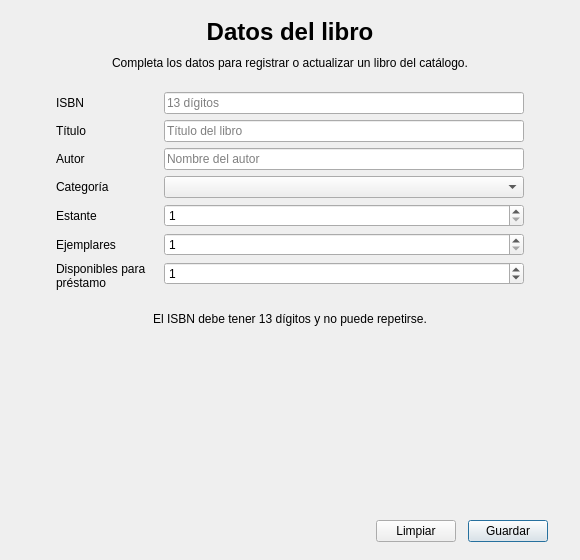
<?xml version="1.0" encoding="UTF-8"?>
<ui version="4.0">
 <class>VentanaLibro</class>
 <widget class="QWidget" name="VentanaLibro">
  <property name="geometry">
   <rect>
    <x>0</x>
    <y>0</y>
    <width>580</width>
    <height>560</height>
   </rect>
  </property>
  <property name="minimumSize">
   <size>
    <width>420</width>
    <height>520</height>
   </size>
  </property>
  <property name="maximumSize">
   <size>
    <width>600</width>
    <height>16777215</height>
   </size>
  </property>
  <property name="windowTitle">
   <string>Libro</string>
  </property>
  <layout class="QVBoxLayout" name="layoutLibro">
   <property name="spacing">
    <number>10</number>
   </property>
   <property name="leftMargin">
    <number>32</number>
   </property>
   <property name="topMargin">
    <number>18</number>
   </property>
   <property name="rightMargin">
    <number>32</number>
   </property>
   <property name="bottomMargin">
    <number>18</number>
   </property>
   <item>
    <widget class="QLabel" name="tituloFormularioLabel">
     <property name="font">
      <font>
       <pointsize>18</pointsize>
       <weight>75</weight>
       <bold>true</bold>
      </font>
     </property>
     <property name="text">
      <string>Datos del libro</string>
     </property>
     <property name="alignment">
      <set>Qt::AlignCenter</set>
     </property>
    </widget>
   </item>
   <item>
    <widget class="QLabel" name="subtituloLibroLabel">
     <property name="text">
      <string>Completa los datos para registrar o actualizar un libro del catálogo.</string>
     </property>
     <property name="alignment">
      <set>Qt::AlignCenter</set>
     </property>
     <property name="wordWrap">
      <bool>true</bool>
     </property>
    </widget>
   </item>
   <item>
    <widget class="QFrame" name="formularioFrame">
     <property name="card" stdset="0">
      <string>true</string>
     </property>
     <layout class="QFormLayout" name="formularioLibro">
      <property name="horizontalSpacing">
       <number>18</number>
      </property>
      <property name="verticalSpacing">
       <number>6</number>
      </property>
      <property name="leftMargin">
       <number>24</number>
      </property>
      <property name="topMargin">
       <number>12</number>
      </property>
      <property name="rightMargin">
       <number>24</number>
      </property>
      <property name="bottomMargin">
       <number>12</number>
      </property>
      <item row="0" column="0">
       <widget class="QLabel" name="isbnLabel">
        <property name="text">
         <string>ISBN</string>
        </property>
       </widget>
      </item>
      <item row="0" column="1">
       <widget class="QLineEdit" name="isbnLineEdit">
        <property name="maxLength">
         <number>13</number>
        </property>
        <property name="placeholderText">
         <string>13 dígitos</string>
        </property>
        <property name="clearButtonEnabled">
         <bool>true</bool>
        </property>
       </widget>
      </item>
      <item row="1" column="0">
       <widget class="QLabel" name="tituloLabel">
        <property name="text">
         <string>Título</string>
        </property>
       </widget>
      </item>
      <item row="1" column="1">
       <widget class="QLineEdit" name="tituloLineEdit">
        <property name="placeholderText">
         <string>Título del libro</string>
        </property>
        <property name="clearButtonEnabled">
         <bool>true</bool>
        </property>
       </widget>
      </item>
      <item row="2" column="0">
       <widget class="QLabel" name="autorLabel">
        <property name="text">
         <string>Autor</string>
        </property>
       </widget>
      </item>
      <item row="2" column="1">
       <widget class="QLineEdit" name="autorLineEdit">
        <property name="placeholderText">
         <string>Nombre del autor</string>
        </property>
        <property name="clearButtonEnabled">
         <bool>true</bool>
        </property>
       </widget>
      </item>
      <item row="3" column="0">
       <widget class="QLabel" name="categoriaLabel">
        <property name="text">
         <string>Categoría</string>
        </property>
       </widget>
      </item>
      <item row="3" column="1">
       <widget class="QComboBox" name="categoriaComboBox"/>
      </item>
      <item row="4" column="0">
       <widget class="QLabel" name="estanteLabel">
        <property name="text">
         <string>Estante</string>
        </property>
       </widget>
      </item>
      <item row="4" column="1">
       <widget class="QSpinBox" name="estanteSpinBox">
        <property name="minimum">
         <number>1</number>
        </property>
        <property name="maximum">
         <number>3</number>
        </property>
       </widget>
      </item>
      <item row="5" column="0">
       <widget class="QLabel" name="ejemplaresLabel">
        <property name="text">
         <string>Ejemplares</string>
        </property>
       </widget>
      </item>
      <item row="5" column="1">
       <widget class="QSpinBox" name="ejemplaresSpinBox">
        <property name="minimum">
         <number>1</number>
        </property>
        <property name="maximum">
         <number>999</number>
        </property>
        <property name="value">
         <number>1</number>
        </property>
       </widget>
      </item>
      <item row="6" column="0">
       <widget class="QLabel" name="disponiblesLabel">
        <property name="text">
         <string>Disponibles para préstamo</string>
        </property>
        <property name="wordWrap">
         <bool>true</bool>
        </property>
       </widget>
      </item>
      <item row="6" column="1">
       <widget class="QSpinBox" name="disponiblesSpinBox">
        <property name="maximum">
         <number>999</number>
        </property>
        <property name="value">
         <number>1</number>
        </property>
       </widget>
      </item>
     </layout>
    </widget>
   </item>
   <item>
    <widget class="QLabel" name="ayudaLibroLabel">
     <property name="text">
      <string>El ISBN debe tener 13 dígitos y no puede repetirse.</string>
     </property>
     <property name="alignment">
      <set>Qt::AlignCenter</set>
     </property>
     <property name="wordWrap">
      <bool>true</bool>
     </property>
    </widget>
   </item>
   <item>
    <spacer name="espacioLibro">
     <property name="orientation">
      <enum>Qt::Vertical</enum>
     </property>
     <property name="sizeType">
      <enum>QSizePolicy::Expanding</enum>
     </property>
     <property name="sizeHint" stdset="0">
      <size>
       <width>20</width>
       <height>10</height>
      </size>
     </property>
    </spacer>
   </item>
   <item>
    <layout class="QHBoxLayout" name="layoutBotonesLibro">
     <property name="spacing">
      <number>12</number>
     </property>
     <item>
      <spacer name="espacioBotonesLibro">
       <property name="orientation">
        <enum>Qt::Horizontal</enum>
       </property>
       <property name="sizeHint" stdset="0">
        <size>
         <width>40</width>
         <height>20</height>
        </size>
       </property>
      </spacer>
     </item>
     <item>
      <widget class="QPushButton" name="cancelarButton">
       <property name="text">
        <string>Limpiar</string>
       </property>
       <property name="rol" stdset="0">
        <string>secondary</string>
       </property>
      </widget>
     </item>
     <item>
      <widget class="QPushButton" name="guardarButton">
       <property name="text">
        <string>Guardar</string>
       </property>
       <property name="default">
        <bool>true</bool>
       </property>
       <property name="rol" stdset="0">
        <string>primary</string>
       </property>
      </widget>
     </item>
    </layout>
   </item>
  </layout>
 </widget>
 <resources/>
 <connections/>
</ui>
